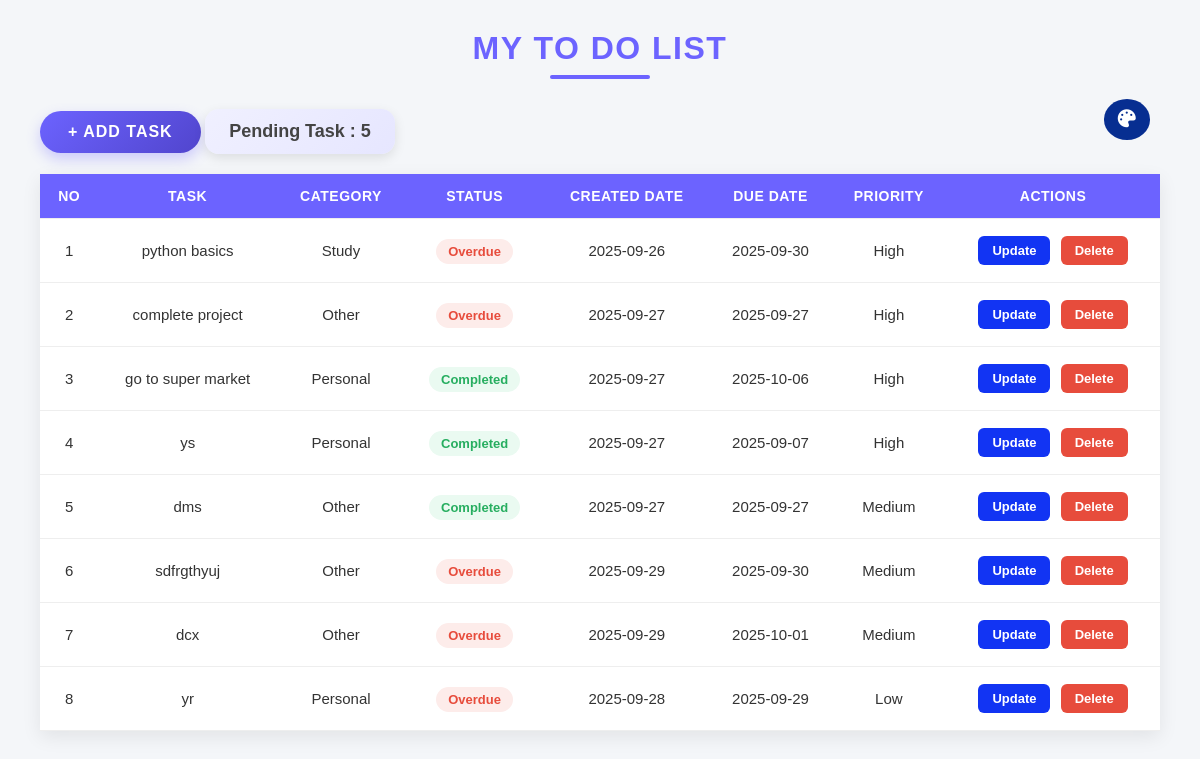
Before: / with the older database file.
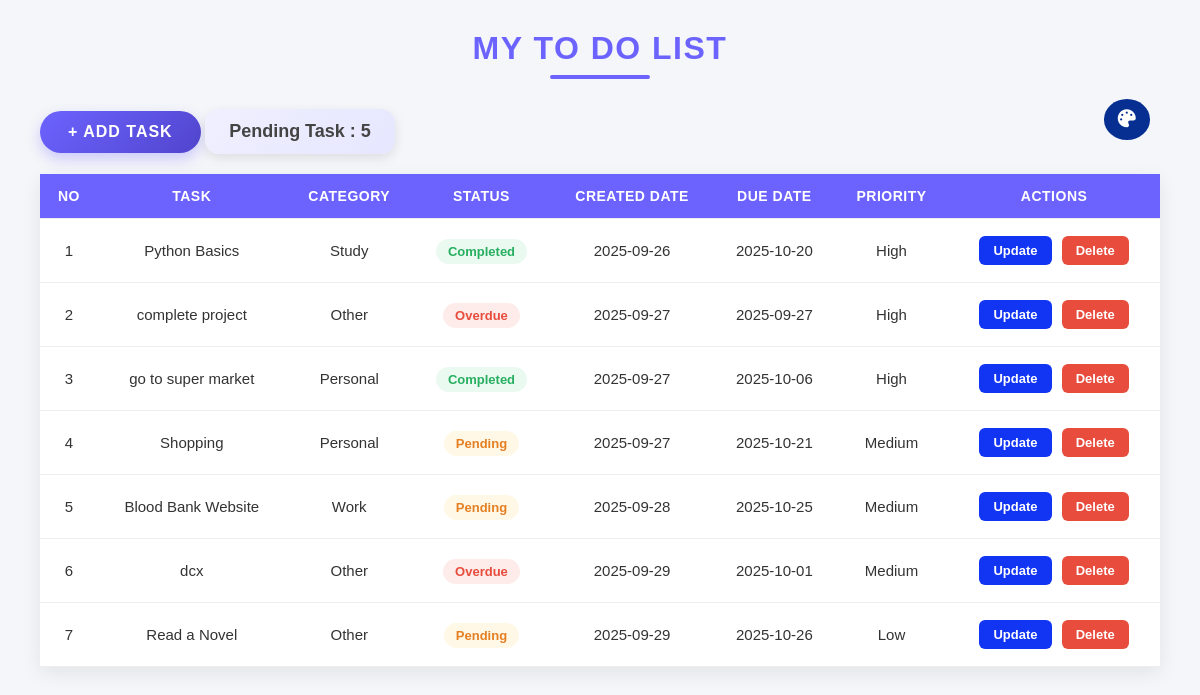
After: the same page with the newer database file.
### TO_DO/models.py (models this page shows, shortened)
class Task(models.Model):
    PRIORITY_CHOICES = [
    ('H', 'High'),
    ('M', 'Medium'),
    ('L', 'Low'),
    ]
    CATEGORY_CHOICES = [
        ('Work', 'Work'),
        ('Personal', 'Personal'),
        ('Study', 'Study'),
        ('Other', 'Other'),
    ]
    task = models.TextField(blank=True, null=True)
    created_at = models.DateTimeField(auto_now_add=True)
    due_date = models.DateField(blank=True, null=True)
    status = models.BooleanField(default=False)
    priority = models.CharField(max_length=1, choices=PRIORITY_CHOICES, default='M')
    category = models.CharField(max_length=20, choices=CATEGORY_CHOICES, default='Other')

### TO_DO/views.py (the view)
# urls.py: path('',views.index,name='index'),
def index(request):
    tables = Task.objects.all().annotate(
        priority_order=Case(
            When(priority='H', then=Value(1)),
            When(priority='M', then=Value(2)),
            When(priority='L', then=Value(3)),
            output_field=IntegerField(),
        )
    ).order_by('priority_order')
    false = Task.objects.filter(status=False).count()
    today = date.today()
    return render(request, 'index.html', {'tables': tables, 'false': false, 'today': today})

### TO_DO/templates/index.html (shortened to what this page needs)
{% extends "master.html" %}
{% load static %}
{% block content %}
<div class="container">
    <div class="table-container">
        <h1 class="page-title">My To Do List</h1>
        <button onclick="toggleTheme()" class="theme-btn"><i class="fa-solid fa-palette"></i></button>
        <a href="add/" class="btn btn-primary add-btn">+ Add Task</a>
        <h6 class="pending-task">Pending Task : {{ false }}</h6>
        <table class="task-table">
            <thead>
                <tr>
                    <th>No</th>
                    <th>Task</th>
                    <th>Category</th>
                    <th>Status</th>
                    <th>Created Date</th>
                    <th>Due Date</th>
                    <th>Priority</th>
                    <th>Actions</th>
                </tr>
            </thead>
            <tbody>
                {% for x in tables %}
                <tr draggable="true" ondragstart="dragit(event)" ondragover="dragover(event)">
                    <td>{{ forloop.counter }}</td>
                    <td>{{ x.task }}</td>
                    <td>{{ x.category }}</td>
                    <td>
                        {% if x.status %}
                            <span class="status completed">Completed</span>
                        {% elif x.due_date|date:"Y-m-d" == today|date:"Y-m-d" %}
                            <span class="status due-today">Due Today</span>
                        {% elif x.due_date|date:"Y-m-d" < today|date:"Y-m-d" %}
                            <span class="status overdue">Overdue</span>
                        {% else %}
                            <span class="status pending">Pending</span>
                        {% endif %}
                    </td>
                    <td>{{ x.created_at|date:"Y-m-d" }}</td>
                    <td>{{ x.due_date|date:"Y-m-d" }}</td>
                    <td>{{ x.get_priority_display }}</td>
                    <td>
                        <a href="update_task/{{ x.id }}" class="btn btn-warning">Update</a>
                        <a href="delete_task/{{ x.id }}" onclick="return confirm('Are you sure You Wanted to Delete this task?');" class="btn btn-danger">Delete</a>
                    </td>
                </tr>
                {% empty %}
                <tr>
                    <td colspan="8">No tasks found.</td>
                </tr>
                {% endfor %}
            </tbody>
        </table>
    </div>
</div>
{% endblock %}

### TO_DO/templates/master.html (shortened to what this page needs)
{% load static %}
<!DOCTYPE html>
<html lang="en">
<head>
    <link rel="stylesheet" href="{% static 'css/style.css' %}">
    <link rel="stylesheet" href="{% static 'css/theme.css' %}">
    <link rel="stylesheet" href="https://cdnjs.cloudflare.com/ajax/libs/font-awesome/7.0.1/css/all.min.css" />
</head>
<body>
     {% block content %}
     {% endblock %}
</body>
</html>

### TO_DO/static/css/style.css (style rules this page uses)
* { box-sizing: border-box; }
.container { max-width: 1200px; margin: 0 auto; padding: 0 20px; }
body { font-family: "Poppins", sans-serif; background: #f4f6f9; margin: 0; padding: 0; color: #333; min-height: 100vh; }
.page-title { text-align: center; font-size: 32px; font-weight: 800; margin: 10px 0; color: #6c63ff; text-transform: uppercase; letter-spacing: 1.5px; position: relative; }
.page-title::after { content: ""; display: block; width: 100px; height: 4px; background: #6c63ff; margin: 8px auto 0; border-radius: 4px; }
.table-container { width: 100%; padding: 20px; }
.task-table { width: 100%; border-collapse: collapse; background: #fff; border-radius: 0; box-shadow: 0 6px 18px rgba(0, 0, 0, 0.08); text-align: center; }
.task-table th, .task-table td { padding: 14px; font-size: 15px; border-bottom: 1px solid #eee; text-align: center; vertical-align: middle; }
.task-table th { background: #6c63ff; color: white; font-size: 14px; text-transform: uppercase; letter-spacing: 0.5px; }
.status { font-weight: 600; padding: 5px 12px; border-radius: 20px; font-size: 13px; }
.status.completed { background: #eafaf1; color: #27ae60; }
.status.overdue { background: #fdecea; color: #e74c3c; }
.status.pending { background: #fff8e6; color: #e67e22; }
.btn { display: inline-block; padding: 7px 14px; margin: 3px; font-size: 13px; font-weight: 600; border-radius: 6px; text-decoration: none; transition: 0.3s; }
.btn-primary { background: #6c63ff; color: white; }
.btn-warning { background: #1234f3; color: white; }
.btn-danger { background: #e74c3c; color: white; }
.add-btn { display: inline-block; padding: 12px 28px; font-size: 16px; font-weight: 700; border-radius: 30px; background: linear-gradient(135deg, #6c63ff, #5145cd); color: #fff; text-transform: uppercase; letter-spacing: 1px; text-align: center; margin: 20px auto; box-shadow: 0 6px 14px rgba(108, 99, 255, 0.3); transition: all 0.3s ease; border: none; cursor: pointer; }
.pending-task { display: inline-block; text-align: center; font-size: 18px; font-weight: 700; color: #444; background: linear-gradient(135deg, #f0f0ff, #e6e6ff); padding: 12px 24px; border-radius: 14px; box-shadow: 0 4px 12px rgba(0,0,0,0.1); margin: 20px auto; animation: fadeIn 0.6s ease-in-out; }
.theme-btn { background: #072e91; border: none; color: #fff; padding: 10px 12px; border-radius: 50%; font-size: 18px; cursor: pointer; margin: 10px; float: right; transition: 0.3s; }

### TO_DO/static/css/theme.css (style rules this page uses)
body.light-theme { background: #f4f6f9; color: #333; }
body.light-theme .table-container { background: transparent; }
body.light-theme .task-table { background: #fff; color: #333; box-shadow: 0 6px 18px rgba(0, 0, 0, 0.08); }
body.light-theme .task-table th { background: #6c63ff; color: #fff; }
body.light-theme .btn { color: white; opacity: 1; }
body.light-theme .btn { color: #fff; }

Changed rows visible on the page:
removed Task: task "dms", category "Other", status "Completed", created_at "2025-09-27", due_date "2025-09-27", priority "Medium"
changed Task "Study": task "python basics" → "Python Basics"; due_date "2025-09-30" → "2025-10-20"; status "Overdue" → "Completed"
changed Task: task "ys" → "Shopping"; due_date "2025-09-07" → "2025-10-21"; priority "High" → "Medium"; status "Completed" → "Pending"
changed Task: task "yr" → "Blood Bank Website"; category "Personal" → "Work"; due_date "2025-09-29" → "2025-10-25"; priority "Low" → "Medium"; due_date "Overdue" → "Pending"; moves up the list
shown differently, row unchanged: Task "dcx": moves down the list
changed Task: task "sdfrgthyuj" → "Read a Novel"; due_date "2025-09-30" → "2025-10-26"; priority "Medium" → "Low"; due_date "Overdue" → "Pending"
